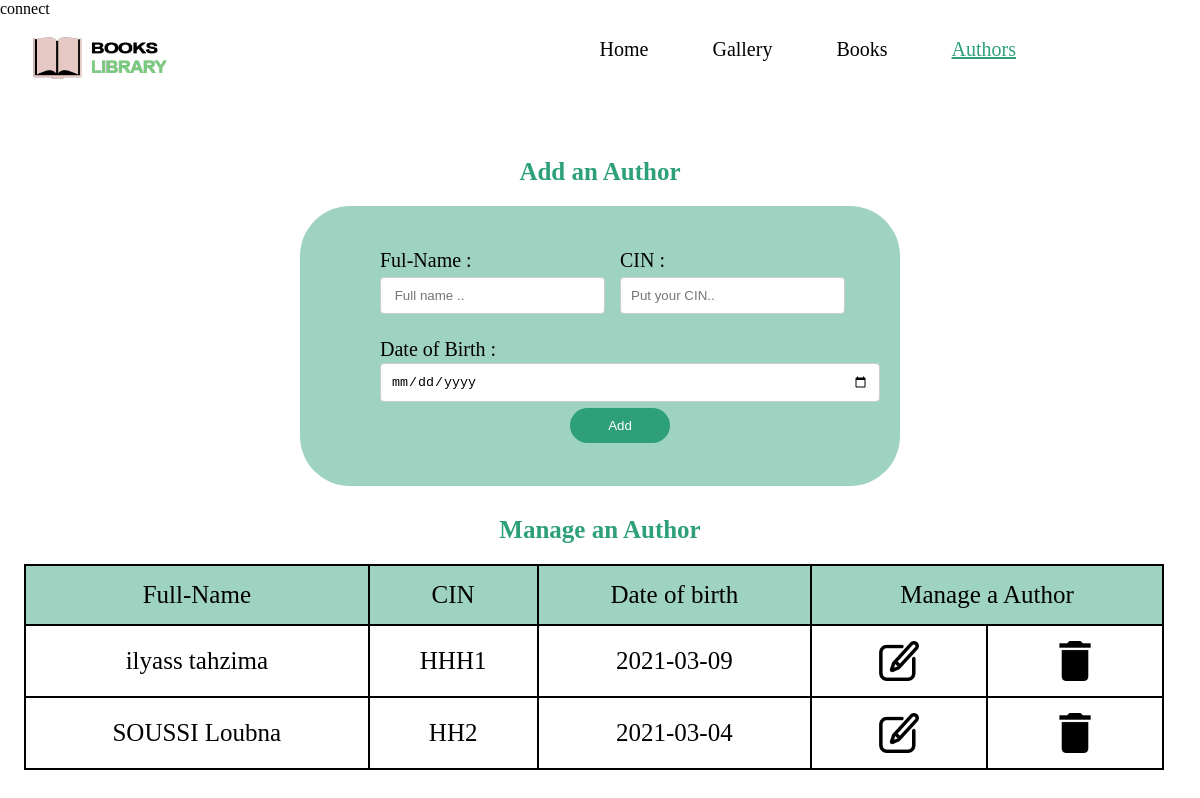
The page /authors.php on the database as committed earlier.
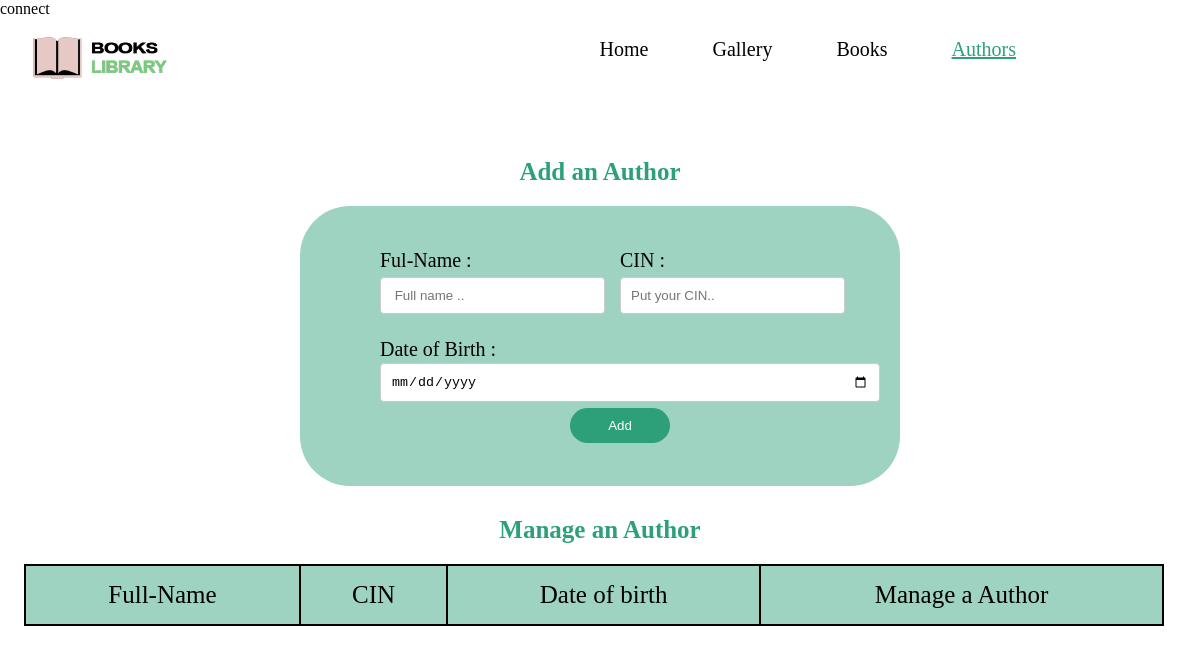
The same page on the database as committed later.
### tables this page shows
CREATE TABLE IF NOT EXISTS `author` (
  `id` int(11) NOT NULL AUTO_INCREMENT,
  `cin` varchar(30) NOT NULL,
  `FullName` varchar(100) NOT NULL,
  `date_birth` date NOT NULL,
  PRIMARY KEY (`id`)
);

### authors.php (the view, shortened to what this page needs)
<?php
    include ("authorPHP.php");
?>
<!DOCTYPE html>
<html>
<head>
	<link rel="stylesheet" type="text/css" href="css/styles.css">
	<link rel="stylesheet" type="text/css" href="css/authors.css">
</head>
<body>
 <header>
 	<img src="images/LOGO.png">
	<ul id="navcontenu" class=" " vue="" >
            <li > <a href="index.php" >Home</a> </li>
            <li> <a href="gallery.php"> <span class="titlegallery">Gallery</span></a> </li>
            <li><a href="book.php"><span class="titlebooks">Books </span></a></li>
            <li > <a href="authors.php" class="active"><span class="titleauthors">Authors</span></a></li>
         </ul>
 </header>
    <main>
        <div class="tform">
            <h3> Add an Author </h3>
        </div>
        <form id="formulaire" method="post" action="authors.php">
            <div class="frm">
                <div>
                    <label for="fullName" class="plus"> Ful-Name : </label>
                    <input type="text" id="fullName" name= "FULLname" placeholder=" Full name ..">
                </div>
                <div>
                    <label for="CIN" class="plus"> CIN : </label>
                    <input type="text" id="CIN" name="Cin" placeholder="Put your CIN.." > <br>
                </div>
            </div>
            <label for="Date_birth"> Date of Birth : </label> <br>
            <input type="date" id="Date_birth" name="dateofBirth" placeholder="Enter your date of birth..">
            <div class="btn">
                <input type="submit"  name="btn" value="Add">
            </div>
        </form>
        <div class="ttable">
            <h3> Manage an Author </h3>
        </div>
        <table>
            <tr bgcolor="#9ED2C1">
                <td > Full-Name </td>
                <td> CIN </td>
                <td> Date of birth</td>
                <td colspan="2"> Manage a Author </td>
            </tr>
            <?php
                $query="SELECT * FROM author";
                $result=mysqli_query($connect,$query);
                while($row=$result->fetch_assoc()){
                echo '<tr><td>'.$row["FullName"].'</td><td>'.$row["cin"].'</td><td>'.$row["date_birth"].'</td><td ><a href="manageAuthor.php?id='.$row["id"].'"><img src="images/edit-button.png" alt="Edit" class="icon"></a></td><td><a href="authors.php?id='.$row["id"].'"><img src="images/delete-button.png" alt="Delete" class="icon" name="delete" ></a></td></tr>';
                }
            ?>
        </table>
    </main>
</body>
</html>

Rows that differ between the two databases and show on the page:
removed author: FullName "ilyass tahzima", cin "HHH1", date_birth "2021-03-09"
removed author: FullName "SOUSSI Loubna", cin "HH2", date_birth "2021-03-04"
